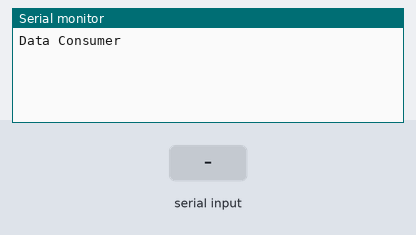
A sketch run on a simulated Arduino Uno, built with avr-gcc and run on an emulated ATmega328P. On the bench: the last lines printed to the serial monitor. The test bench sets the inputs (shaded band).

Above: at 1.2 s.
1.3 s: "y\n" received over the second serial link
At 2.2 s:
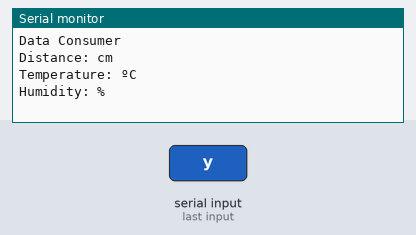
2.8 s: "y\n" received over the second serial link
At 2.95 s:
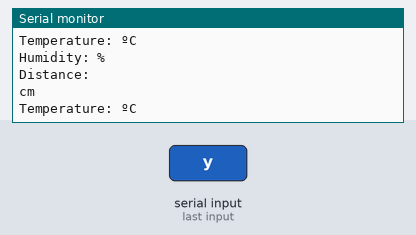

Measured:
- after the input at 1.3 s, the serial monitor: prints a new line at once (image 1)
- after the input at 2.8 s, the serial monitor: prints a new line at once (image 2)

The sketch:

Data_Consumer.ino
```cpp
/*
			University of Lleida
	Master Of Science in Computer Science
		Embedded And Ubiquitous Systems
				  Professor
		  Fernando Guirado Fernández
				Final Project
				  Students
			Antonio Expósito Solis
			Daniel Vieira Cordeiro
			Rafael Câmara Pereira
*/

#include "SoftwareSerial.h"
#include "Wire.h"

// Defines the PINS which will be used for the serial communication with the XBee
SoftwareSerial xbeeSerial(2, 3);

// Defines the address of the Arduino that will be used by the I2C bus for communication
#define SLAVE_ADDR 0x04
#define SLEEP 80

// Variables
char received[20];
int i = 0;
char a;
char *distance, *temperature, *humidity;

// Initial SetUp
void setup()
{
    // Initianting the Serial communication
    Serial.begin(9600);

    // Initianting the XBee Serial communication
    xbeeSerial.begin(9600);

    // Joining the I2C Bus with the designated address
    Wire.begin(SLAVE_ADDR);

    // Registering the response_data() function to be called when a request arrives
    Wire.onRequest(response_data);

    // Used to facilitate the identification of the Serial Monitor
    Serial.println("Data Consumer");
}

// Processes the sensors data and forwards it to the I2C bus
void response_data(){

  char text[10];
  // Aggregates the 3 values into a single char array
  sprintf(text, "%s%s%s", distance, temperature, humidity);

  Serial.println(text);

  // Sends the aggregated char array via the I2C bus
  Wire.write(text,9);
}

// Main execution
void loop()
{
    // Awaiting to receive some data
    while (!xbeeSerial.available());

    // Data received via the XBee Serial
    a = xbeeSerial.read();

    // Storing the received byte on an array
    received[i++] = a;

    // Checks if a 'y' (which in this case means end of transmited data) is received
    if (a == 'y')
    {
        // Replaces the 'y' by an end of line to allow the strtok() to work properly
        received[--i] = '\0';

        Serial.print("Distance: ");

        // Stores the values up to the first 'x', correspondent to the distance on the appropriate variable
        distance = strtok(received, "x");
        Serial.print(distance);
        Serial.println("cm");
        delay(SLEEP);

        // Stores the values up to the second 'x', correspondent to the temperature on the appropriate variable
        Serial.print("Temperature: ");
        temperature = strtok(NULL, "x");
        Serial.print(temperature);
        Serial.println("ºC");
        delay(SLEEP);

        // Stores the values up to the third 'x', correspondent to the humidity on the appropriate variable
        Serial.print("Humidity: ");
        humidity = strtok(NULL, "x");
        Serial.print(humidity);
        Serial.println("%");
        Serial.print("\n");
        delay(SLEEP);

        // Resets the variable which counts the size of the received data
        i = 0;
    }
}
```
